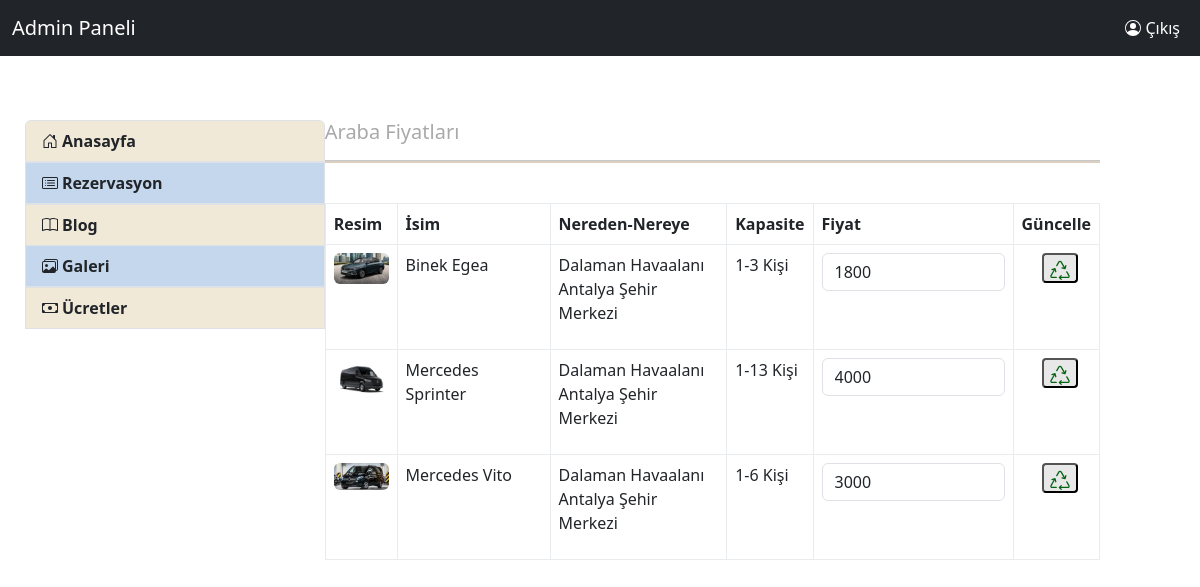
Screenshot of /admin_price_cars (signed in) with the database file from the repository.
### transfer/models.py (models this page shows, shortened)
class Car(models.Model):
    name = models.CharField(max_length=100,verbose_name="Name")
    max_people = models.IntegerField(verbose_name="MaxPeople")
    fromwhere = models.ForeignKey(FromWhere,verbose_name="Nereden",on_delete=models.CASCADE)
    towhere = models.ForeignKey(ToWhere,verbose_name="Nereye",on_delete=models.CASCADE)
    capasity = models.CharField(max_length=20,verbose_name="Kapasite")
    price = models.IntegerField(verbose_name="Ücret")
    currency = models.CharField(max_length=3,verbose_name="Birim",default="₺",blank=True)
    car_image = models.FileField(verbose_name="Resim")

class FromWhere(models.Model):
    name = models.CharField(max_length=300,verbose_name=_("Name"))

class ToWhere(models.Model):
    name = models.CharField(max_length=300,verbose_name="Name")

### transfer/views.py (the view)
# urls.py: path('admin_price_cars',views.admin_price_cars,name="admin_price_cars"),
@login_required(login_url="admin")
def admin_price_cars(request):
    cars = Car.objects.all()
    if request.method == "POST":
        pass
    return render(request,"admin/admin_price_cars.html",{"cars":cars})

### templates/admin/admin_price_cars.html (shortened to what this page needs)
{% extends "admin/layout.html" %}
{% block content %}
{% if cars %}
<h5 style="color:#a9a9a9;">Araba Fiyatları</h5>
<hr color="#764409" size="5"><br>
<table class="table table-bordered border-light-subtle">
    <thead>
        <tr>
            <th scope="col">Resim</th>
            <th scope="col">İsim</th>
            <th scope="col">Nereden-Nereye</th>
            <th scope="col">Kapasite</th>
            <th scope="col">Fiyat</th>
            <th scope="col">Güncelle</th>
        </tr>
    </thead>
    <tbody>
{% for car in cars %}
    <tr >
        <td>
            <img class="img-fluid rounded" width="55px;" height="50px;" src="{{car.car_image.url}}" alt="{{car.name}}"></td>
        <td>{{car.name}}</td>
        <td>{{car.fromwhere.name}}
            <p>{{car.towhere.name}}</p>
        </td>
        <td>{{car.capasity}}</td>
        <form method="POST">
        <td style="width: 200px;">
                <input class="form-control" type="number" id="{{car.price}}" name="{{car.name}}" step="10"  value={{car.price}} />
        </td>
        <td>&emsp;
            <button type="submit" style="background-color:#e8e8e8; color:#036312;border-radius:4px;">
              </button>
        </td>
        </form>
    </tr>
{% endfor %}
    </tbody>
</table>
{% endif %}
{% endblock  %}

### rows the page displays
Car: car_image (picture), name "Binek Egea", fromwhere.name "Dalaman Havaalanı", towhere.name "Antalya Şehir Merkezi", capasity "1-3 Kişi", price "1800"
Car: car_image (picture), name "Mercedes Sprinter", fromwhere.name "Dalaman Havaalanı", towhere.name "Antalya Şehir Merkezi", capasity "1-13 Kişi", price "4000"
Car: car_image (picture), name "Mercedes Vito", fromwhere.name "Dalaman Havaalanı", towhere.name "Antalya Şehir Merkezi", capasity "1-6 Kişi", price "3000"
